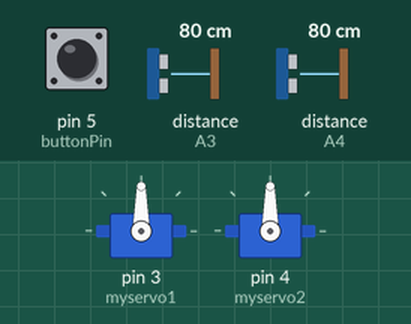
Recording of a sketch running on a simulated Arduino Mega 2560, built with avr-gcc and run on an emulated ATmega2560. On the bench: 2 × servo. The inputs (shaded band) are chosen by the test bench; at power-on: pin 5 (buttonPin) LOW, distance to the obstacle (sensors on A3, A4) 80 cm.

Above: at 1.2 s.
1.3 s: pin 5 (buttonPin) pulled HIGH for 3.2 s
At 5.9 s:
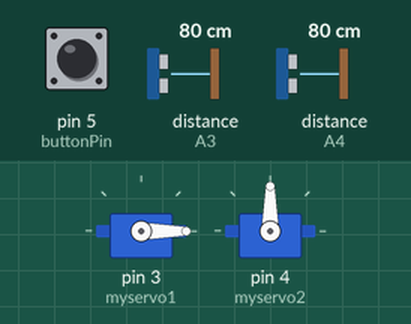
9.0 s: pin 5 (buttonPin) pulled HIGH for 0.15 s
At 10.0 s:
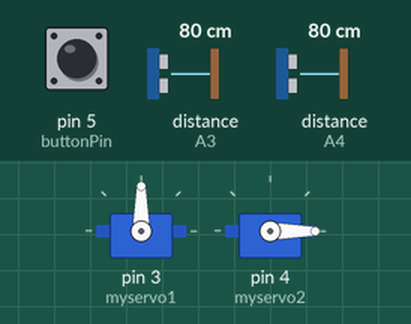
Timing chart, 0 to 12.0 s (numbered marks = the images above; inputs shaded):
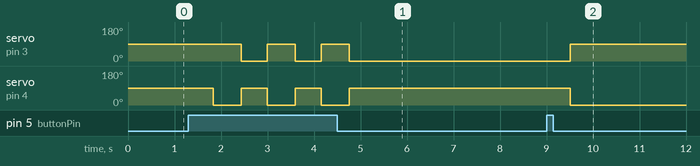

The sketch:

RoboClaw_Uno.ino
```cpp
//Includes required to use Roboclaw library
#include <SoftwareSerial.h>
#include <SharpIR.h>
#include "RoboClaw.h"
#include <Servo.h>

Servo myservo1;
Servo myservo2;

//SoftwareSerial roboSerial(2,3);

//RoboClaw roboclaw(&roboSerial,10000);

RoboClaw roboclaw(&Serial2,10000);


#define address 0x80

//Velocity PID coefficients.
#define Kp 1.0 // Can change values
#define Ki 0.5
#define Kd 0.25
#define qpps 44000

#define FrontIRPin1 A3
#define FrontIRPin2 A4
#define model 1080

SharpIR frontSensor1 = SharpIR(FrontIRPin1, model);
SharpIR frontSensor2 = SharpIR(FrontIRPin2, model);

int frontIRdistance1;
int frontIRdistance2;

int uwb0 = 0;
int uwb1 = 0;
int headingAngle = 0;
int previousHeadingAngle = 0;
int leftOrRight;
int ratioAnglesToCounts = 33;
int timingWindow = 500;

const int buttonPin = 5;
int buttonState = 0;
int pressed = false;

unsigned long time0;
unsigned long time1;
unsigned long time2;
unsigned long time3;
unsigned long time4;
unsigned long time5;
float angleParam = 0.5;

bool angleStatus = false;
bool leftTurn = true;

void setup() {
  //Open Serial and roboclaw serial ports
  Serial.begin(9600); // Make sure in serial monitor to change the baud rate to see the data

//  serialPi.begin(9600);
  roboclaw.begin(38400);

  //Set PID Coefficients
  roboclaw.SetM1VelocityPID(address,Kd,Kp,Ki,qpps);
  roboclaw.SetM2VelocityPID(address,Kd,Kp,Ki,qpps);

  myservo1.attach(3);
  myservo2.attach(4);
  pinMode(buttonPin, INPUT);
}

void loop() {
  buttonState = digitalRead(buttonPin);
  if (buttonState == HIGH) {
    pressed = !pressed;
    delay(500);

    if (pressed == true) {
      moveDown();
    }
    else {
      moveUp();
    }
  }


  if (Serial.available() > 0) {
    String data = Serial.readStringUntil('\n');
    //Serial.println(data);
    uwb0 = data.substring(0, 3).toInt();
    uwb1 = data.substring(3, 6).toInt();
    leftOrRight = data.substring(6).toInt();
//      Serial.print("uwb0: ");
//      Serial.print(uwb0);
//      Serial.print("uwb1: ");
//      Serial.print(uwb1);
//      Serial.print("lr_bool_s: ");
//      Serial.println(leftOrRight);
    if (leftOrRight == 0){
      Serial.println("Moving Left...");
    }
    else if (leftOrRight == 1){
      Serial.println("Moving Right...");
    }
    else{
      Serial.println("Moving Forward...");
    }
  }

  if (pressed == true){

    frontIRdistance1 = frontSensor1.distance();
    frontIRdistance2 = frontSensor2.distance();
  //  Serial.print("1:");
  //  Serial.print(frontIRdistance1);
  //  Serial.print(" 2:");
  //  Serial.println(frontIRdistance2);
//
//    if (frontIRdistance1 < 50 || frontIRdistance2 < 50){
//      // Implement case for local minima - getting stuck in a U-Shaped obstacle
//      if ((frontIRdistance1 < 30 && frontIRdistance2 < 30) || (frontIRdistance1 < 15) || (frontIRdistance2 < 15)){
//        moveBackward(32);
//      }
//      else if (frontIRdistance1 < frontIRdistance2){
//        roboclaw.BackwardM1(address, 32);
//        roboclaw.ForwardM2(address, 32);
//      }
//      else{
//        roboclaw.ForwardM1(address, 32);
//        roboclaw.BackwardM2(address, 32);
//      }
//    }
    if (uwb0 > 150) {
      // Move full speed if far away
      if (leftOrRight == 0) {
        changeSpeed(64,32);
      }
      else if(leftOrRight == 1){
        changeSpeed(32,64);
      }
      else {
        moveForward(64);
      }
    }
//    else if(uwb0 > 150 && uwb0 < 400) {
//      // Move full speed if far away
//      if (leftOrRight == 0) {
//        changeSpeed(16, 32);
//      }
//      else if(leftOrRight == 1){
//        changeSpeed(32, 16);
//      }
//      else {
//        moveForward(32);
//      }
//    }

    else{
      moveForward(0);
    }
  }
  else{
    changeSpeed(0,0);
  }
}

void moveBackward(int motorSpeed){
  roboclaw.ForwardM1(address,motorSpeed);
  roboclaw.ForwardM2(address,motorSpeed);
}

void moveForward(int motorSpeed){
  roboclaw.BackwardM1(address,motorSpeed);
  roboclaw.BackwardM2(address,motorSpeed);
}

void changeSpeed(int motorSpeed1, int motorSpeed2){
// Motor 1 = Left motor
// Motor 2 = Right motor
  roboclaw.BackwardM1(address,motorSpeed1);
  roboclaw.BackwardM2(address,motorSpeed2);
}

void moveUp(){
  myservo1.write(0);
  myservo2.write(90);
}

void moveDown(){
  myservo1.write(90);
  myservo2.write(0);
}

void displayspeed(void)
{
  uint8_t status1,status2,status3,status4;
  bool valid1,valid2,valid3,valid4;

  int32_t enc1= roboclaw.ReadEncM1(address, &status1, &valid1);
  int32_t enc2 = roboclaw.ReadEncM2(address, &status2, &valid2);
  int32_t speed1 = roboclaw.ReadSpeedM1(address, &status3, &valid3);
  int32_t speed2 = roboclaw.ReadSpeedM2(address, &status4, &valid4);
  Serial.print("Encoder1:");
  if(valid1){
    Serial.print(enc1);
    Serial.print(" ");
    Serial.print(status1);
    Serial.print(" ");
  }
  else{
    Serial.print("invalid ");
  }
  Serial.print("Encoder2:");
  if(valid2){
    Serial.print(enc2);
    Serial.print(" ");
    Serial.print(status2);
    Serial.print(" ");
  }
  else{
    Serial.print("invalid ");
  }
  Serial.print("Speed1:");
  if(valid3){
    Serial.print(speed1);
    Serial.print(" ");
  }
  else{
    Serial.print("invalid ");
  }
  Serial.print("Speed2:");
  if(valid4){
    Serial.print(speed2);
    Serial.print(" ");
  }
  else{
    Serial.print("invalid ");
  }
  Serial.println();
}
```

RoboClaw.h
```cpp
#ifndef RoboClaw_h
#define RoboClaw_h

#include <stdarg.h>

#include <inttypes.h>
#include <Stream.h>
#include <HardwareSerial.h>
#ifdef __AVR__
	#include <SoftwareSerial.h>
#endif

/******************************************************************************
* Definitions
******************************************************************************/

#define _RC_VERSION 10 // software version of this library
#ifndef GCC_VERSION
#define GCC_VERSION (__GNUC__ * 10000 + __GNUC_MINOR__ * 100 + __GNUC_PATCHLEVEL__)
#endif

#define _SS_VERSION 16

class RoboClaw : public Stream
{
	uint16_t crc;
	uint32_t timeout;

	HardwareSerial *hserial;
#ifdef __AVR__
	SoftwareSerial *sserial;
#endif

	enum {
		ERROR_NONE			= 0x000000,
		ERROR_ESTOP			= 0x000001,	//Error: E-Stop active
		ERROR_TEMP			= 0x000002,	//Error: Temperature Sensor 1 >=100c
		ERROR_TEMP2			= 0x000004,	//Error: Temperature Sensor 2 >=100C (available only on some models)
		ERROR_MBATHIGH		= 0x000008,	//Error: Main Battery Over Voltage
		ERROR_LBATHIGH		= 0x000010,	//Error: Logic Battery High Voltage
		ERROR_LBATLOW		= 0x000020,	//Error: Logic Battery Low Voltage
		ERROR_FAULTM1		= 0x000040,	//Error: Motor 1 Driver Fault (only on some models)
		ERROR_FAULTM2		= 0x000080,	//Error: Motor 2 Driver Fault (only on some models)
		ERROR_SPEED1		= 0x000100,	//Error: Motor 1 Speed Error Limit
		ERROR_SPEED2		= 0x000200,	//Error: Motor 2 Speed Error Limit
		ERROR_POS1			= 0x000400,	//Error: Motor 1 Position Error Limit
		ERROR_POS2			= 0x000800,	//Error: MOtor2 Position Error Limit
		WARN_OVERCURRENTM1	= 0x010000, //Warning: Motor 1 Current Limited
		WARN_OVERCURRENTM2	= 0x020000, //Warning: Motor 2 CUrrent Limited
		WARN_MBATHIGH		= 0x040000, //Warning: Main Battery Voltage High
		WARN_MBATLOW		= 0x080000, //Warning: Main Battery Low Voltage
		WARN_TEMP			= 0x100000, //Warning: Temperaure Sensor 1 >=85C
		WARN_TEMP2			= 0x200000, //Warning: Temperature Sensor 2 >=85C (available only on some models)
		WARN_S4				= 0x400000, //Warning: Motor 1 Home/Limit Signal
		WARN_S5				= 0x800000, //Warning: Motor 2 Home/Limit Signal
	};

	enum {M1FORWARD = 0,
			M1BACKWARD = 1,
			SETMINMB = 2,
			SETMAXMB = 3,
			M2FORWARD = 4,
			M2BACKWARD = 5,
			M17BIT = 6,
			M27BIT = 7,
			MIXEDFORWARD = 8,
			MIXEDBACKWARD = 9,
			MIXEDRIGHT = 10,
			MIXEDLEFT = 11,
			MIXEDFB = 12,
			MIXEDLR = 13,
			GETM1ENC = 16,
			GETM2ENC = 17,
			GETM1SPEED = 18,
			GETM2SPEED = 19,
			RESETENC = 20,
			GETVERSION = 21,
			SETM1ENCCOUNT = 22,
			SETM2ENCCOUNT = 23,
			GETMBATT = 24,
			GETLBATT = 25,
			SETMINLB = 26,
			SETMAXLB = 27,
			SETM1PID = 28,
			SETM2PID = 29,
			GETM1ISPEED = 30,
			GETM2ISPEED = 31,
			M1DUTY = 32,
			M2DUTY = 33,
			MIXEDDUTY = 34,
			M1SPEED = 35,
			M2SPEED = 36,
			MIXEDSPEED = 37,
			M1SPEEDACCEL = 38,
			M2SPEEDACCEL = 39,
			MIXEDSPEEDACCEL = 40,
			M1SPEEDDIST = 41,
			M2SPEEDDIST = 42,
			MIXEDSPEEDDIST = 43,
			M1SPEEDACCELDIST = 44,
			M2SPEEDACCELDIST = 45,
			MIXEDSPEEDACCELDIST = 46,
			GETBUFFERS = 47,
			GETPWMS = 48,
			GETCURRENTS = 49,
			MIXEDSPEED2ACCEL = 50,
			MIXEDSPEED2ACCELDIST = 51,
			M1DUTYACCEL = 52,
			M2DUTYACCEL = 53,
			MIXEDDUTYACCEL = 54,
			READM1PID = 55,
			READM2PID = 56,
			SETMAINVOLTAGES = 57,
			SETLOGICVOLTAGES = 58,
			GETMINMAXMAINVOLTAGES = 59,
			GETMINMAXLOGICVOLTAGES = 60,
			SETM1POSPID = 61,
			SETM2POSPID = 62,
			READM1POSPID = 63,
			READM2POSPID = 64,
			M1SPEEDACCELDECCELPOS = 65,
			M2SPEEDACCELDECCELPOS = 66,
			MIXEDSPEEDACCELDECCELPOS = 67,
			SETM1DEFAULTACCEL = 68,
			SETM2DEFAULTACCEL = 69,
			SETPINFUNCTIONS = 74,
			GETPINFUNCTIONS = 75,
			SETDEADBAND	= 76,
			GETDEADBAND	= 77,
			GETENCODERS = 78,
			GETISPEEDS = 79,
			RESTOREDEFAULTS = 80,
			GETTEMP = 82,
			GETTEMP2 = 83,	//Only valid on some models
			GETERROR = 90,
			GETENCODERMODE = 91,
			SETM1ENCODERMODE = 92,
			SETM2ENCODERMODE = 93,
			WRITENVM = 94,
			READNVM = 95,	//Reloads values from Flash into Ram
			SETCONFIG = 98,
			GETCONFIG = 99,
			SETM1MAXCURRENT = 133,
			SETM2MAXCURRENT = 134,
			GETM1MAXCURRENT = 135,
			GETM2MAXCURRENT = 136,
			SETPWMMODE = 148,
			GETPWMMODE = 149,
			FLAGBOOTLOADER = 255};	//Only available via USB communications
public:
	// public methods
	RoboClaw(HardwareSerial *hserial,uint32_t tout);
#ifdef __AVR__
	RoboClaw(SoftwareSerial *sserial,uint32_t tout);
#endif

	~RoboClaw();

	bool ForwardM1(uint8_t address, uint8_t speed);
	bool BackwardM1(uint8_t address, uint8_t speed);
	bool SetMinVoltageMainBattery(uint8_t address, uint8_t voltage);
	bool SetMaxVoltageMainBattery(uint8_t address, uint8_t voltage);
	bool ForwardM2(uint8_t address, uint8_t speed);
	bool BackwardM2(uint8_t address, uint8_t speed);
	bool ForwardBackwardM1(uint8_t address, uint8_t speed);
	bool ForwardBackwardM2(uint8_t address, uint8_t speed);
	bool ForwardMixed(uint8_t address, uint8_t speed);
	bool BackwardMixed(uint8_t address, uint8_t speed);
	bool TurnRightMixed(uint8_t address, uint8_t speed);
	bool TurnLeftMixed(uint8_t address, uint8_t speed);
	bool ForwardBackwardMixed(uint8_t address, uint8_t speed);
	bool LeftRightMixed(uint8_t address, uint8_t speed);
	uint32_t ReadEncM1(uint8_t address, uint8_t *status=NULL,bool *valid=NULL);
	uint32_t ReadEncM2(uint8_t address, uint8_t *status=NULL,bool *valid=NULL);
	bool SetEncM1(uint8_t address, int32_t val);
	bool SetEncM2(uint8_t address, int32_t val);
	uint32_t ReadSpeedM1(uint8_t address, uint8_t *status=NULL,bool *valid=NULL);
	uint32_t ReadSpeedM2(uint8_t address, uint8_t *status=NULL,bool *valid=NULL);
	bool ResetEncoders(uint8_t address);
	bool ReadVersion(uint8_t address,char *version);
	uint16_t ReadMainBatteryVoltage(uint8_t address,bool *valid=NULL);
	uint16_t ReadLogicBatteryVoltage(uint8_t address,bool *valid=NULL);
	bool SetMinVoltageLogicBattery(uint8_t address, uint8_t voltage);
	bool SetMaxVoltageLogicBattery(uint8_t address, uint8_t voltage);
	bool SetM1VelocityPID(uint8_t address, float Kp, float Ki, float Kd, uint32_t qpps);
	bool SetM2VelocityPID(uint8_t address, float Kp, float Ki, float Kd, uint32_t qpps);
	uint32_t ReadISpeedM1(uint8_t address,uint8_t *status=NULL,bool *valid=NULL);
	uint32_t ReadISpeedM2(uint8_t address,uint8_t *status=NULL,bool *valid=NULL);
	bool DutyM1(uint8_t address, uint16_t duty);
	bool DutyM2(uint8_t address, uint16_t duty);
	bool DutyM1M2(uint8_t address, uint16_t duty1, uint16_t duty2);
	bool SpeedM1(uint8_t address, uint32_t speed);
	bool SpeedM2(uint8_t address, uint32_t speed);
	bool SpeedM1M2(uint8_t address, uint32_t speed1, uint32_t speed2);
	bool SpeedAccelM1(uint8_t address, uint32_t accel, uint32_t speed);
	bool SpeedAccelM2(uint8_t address, uint32_t accel, uint32_t speed);
	bool SpeedAccelM1M2(uint8_t address, uint32_t accel, uint32_t speed1, uint32_t speed2);
	bool SpeedDistanceM1(uint8_t address, uint32_t speed, uint32_t distance, uint8_t flag=0);
	bool SpeedDistanceM2(uint8_t address, uint32_t speed, uint32_t distance, uint8_t flag=0);
	bool SpeedDistanceM1M2(uint8_t address, uint32_t speed1, uint32_t distance1, uint32_t speed2, uint32_t distance2, uint8_t flag=0);
	bool SpeedAccelDistanceM1(uint8_t address, uint32_t accel, uint32_t speed, uint32_t distance, uint8_t flag=0);
	bool SpeedAccelDistanceM2(uint8_t address, uint32_t accel, uint32_t speed, uint32_t distance, uint8_t flag=0);
	bool SpeedAccelDistanceM1M2(uint8_t address, uint32_t accel, uint32_t speed1, uint32_t distance1, uint32_t speed2, uint32_t distance2, uint8_t flag=0);
	bool ReadBuffers(uint8_t address, uint8_t &depth1, uint8_t &depth2);
	bool ReadPWMs(uint8_t address, int16_t &pwm1, int16_t &pwm2);
	bool ReadCurrents(uint8_t address, int16_t &current1, int16_t &current2);
	bool SpeedAccelM1M2_2(uint8_t address, uint32_t accel1, uint32_t speed1, uint32_t accel2, uint32_t speed2);
	bool SpeedAccelDistanceM1M2_2(uint8_t address, uint32_t accel1, uint32_t speed1, uint32_t distance1, uint32_t accel2, uint32_t speed2, uint32_t distance2, uint8_t flag=0);
	bool DutyAccelM1(uint8_t address, uint16_t duty, uint32_t accel);
	bool DutyAccelM2(uint8_t address, uint16_t duty, uint32_t accel);
	bool DutyAccelM1M2(uint8_t address, uint16_t duty1, uint32_t accel1, uint16_t duty2, uint32_t accel2);
	bool ReadM1VelocityPID(uint8_t address,float &Kp_fp,float &Ki_fp,float &Kd_fp,uint32_t &qpps);
	bool ReadM2VelocityPID(uint8_t address,float &Kp_fp,float &Ki_fp,float &Kd_fp,uint32_t &qpps);
	bool SetMainVoltages(uint8_t address,uint16_t min,uint16_t max);
	bool SetLogicVoltages(uint8_t address,uint16_t min,uint16_t max);
	bool ReadMinMaxMainVoltages(uint8_t address,uint16_t &min,uint16_t &max);
	bool ReadMinMaxLogicVoltages(uint8_t address,uint16_t &min,uint16_t &max);
	bool SetM1PositionPID(uint8_t address,float kp,float ki,float kd,uint32_t kiMax,uint32_t deadzone,uint32_t min,uint32_t max);
	bool SetM2PositionPID(uint8_t address,float kp,float ki,float kd,uint32_t kiMax,uint32_t deadzone,uint32_t min,uint32_t max);
	bool ReadM1PositionPID(uint8_t address,float &Kp,float &Ki,float &Kd,uint32_t &KiMax,uint32_t &DeadZone,uint32_t &Min,uint32_t &Max);
	bool ReadM2PositionPID(uint8_t address,float &Kp,float &Ki,float &Kd,uint32_t &KiMax,uint32_t &DeadZone,uint32_t &Min,uint32_t &Max);
	bool SpeedAccelDeccelPositionM1(uint8_t address,uint32_t accel,uint32_t speed,uint32_t deccel,uint32_t position,uint8_t flag);
	bool SpeedAccelDeccelPositionM2(uint8_t address,uint32_t accel,uint32_t speed,uint32_t deccel,uint32_t position,uint8_t flag);
	bool SpeedAccelDeccelPositionM1M2(uint8_t address,uint32_t accel1,uint32_t speed1,uint32_t deccel1,uint32_t position1,uint32_t accel2,uint32_t speed2,uint32_t deccel2,uint32_t position2,uint8_t flag);
	bool SetM1DefaultAccel(uint8_t address, uint32_t accel);
	bool SetM2DefaultAccel(uint8_t address, uint32_t accel);
	bool SetPinFunctions(uint8_t address, uint8_t S3mode, uint8_t S4mode, uint8_t S5mode);
	bool GetPinFunctions(uint8_t address, uint8_t &S3mode, uint8_t &S4mode, uint8_t &S5mode);
	bool SetDeadBand(uint8_t address, uint8_t Min, uint8_t Max);
	bool GetDeadBand(uint8_t address, uint8_t &Min, uint8_t &Max);
	bool ReadEncoders(uint8_t address,uint32_t &enc1,uint32_t &enc2);
	bool ReadISpeeds(uint8_t address,uint32_t &ispeed1,uint32_t &ispeed2);
	bool RestoreDefaults(uint8_t address);
	bool ReadTemp(uint8_t address, uint16_t &temp);
	bool ReadTemp2(uint8_t address, uint16_t &temp);
	uint32_t ReadError(uint8_t address,bool *valid=NULL);
	bool ReadEncoderModes(uint8_t address, uint8_t &M1mode, uint8_t &M2mode);
	bool SetM1EncoderMode(uint8_t address,uint8_t mode);
	bool SetM2EncoderMode(uint8_t address,uint8_t mode);
	bool WriteNVM(uint8_t address);
	bool ReadNVM(uint8_t address);
	bool SetConfig(uint8_t address, uint16_t config);
	bool GetConfig(uint8_t address, uint16_t &config);
	bool SetM1MaxCurrent(uint8_t address,uint32_t max);
	bool SetM2MaxCurrent(uint8_t address,uint32_t max);
	bool ReadM1MaxCurrent(uint8_t address,uint32_t &max);
	bool ReadM2MaxCurrent(uint8_t address,uint32_t &max);
	bool SetPWMMode(uint8_t address, uint8_t mode);
	bool GetPWMMode(uint8_t address, uint8_t &mode);

	static int16_t library_version() { return _SS_VERSION; }

	virtual int available();
	void begin(long speed);
	bool isListening();
	bool overflow();
	int peek();
	virtual int read();
	int read(uint32_t timeout);
	bool listen();
	virtual size_t write(uint8_t byte);
	virtual void flush();
	void clear();

private:
	void crc_clear();
	void crc_update (uint8_t data);
	uint16_t crc_get();
	bool write_n(uint8_t byte,...);
	bool read_n(uint8_t byte,uint8_t address,uint8_t cmd,...);
	uint32_t Read4_1(uint8_t address,uint8_t cmd,uint8_t *status,bool *valid);
	uint32_t Read4(uint8_t address,uint8_t cmd,bool *valid);
	uint16_t Read2(uint8_t address,uint8_t cmd,bool *valid);
	uint8_t Read1(uint8_t address,uint8_t cmd,bool *valid);

};

#endif
```

Source omitted: RoboClaw.cpp (24868 bytes)

Measured:
- after the input at 1.3 s, servo on pin 3 (myservo1): alternates 90° for 0.60 s and 0° for 0.56 s, 5 changes in all, then stays 0°, starting after 1.1 s; servo on pin 4 (myservo2): alternates 90° for 0.56 s and 0° for 0.60 s, 6 changes in all, then stays 90°, starting after 0.54 s
- after the input at 9.0 s, servo on pin 3 (myservo1): 0° → 90° after 0.51 s; servo on pin 4 (myservo2): 90° → 0° after 0.51 s
